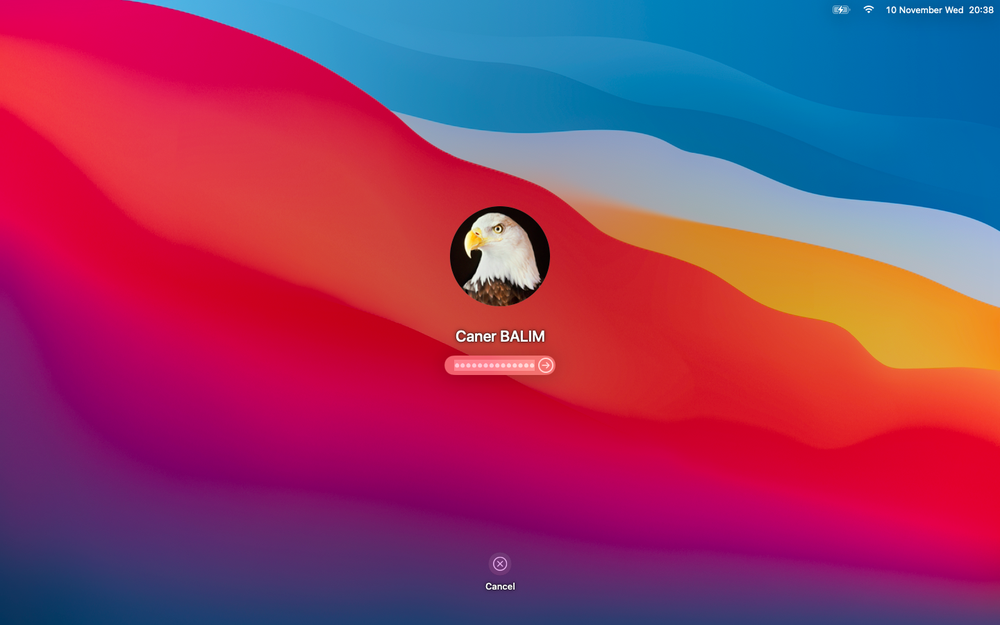
#> input picture hafta 11/resimler/ornek.png, 1000 x 625 px, shrunk from 1440 x 900 before the run
$ python goruntu.py
#> lines starting #> are read from the running program, lines starting #| are printed output that depends on the picture; after the words box and inside, x2 and y2 are one past the last pixel; in counts of white or black regions, pixels touching at a corner belong together
import cv2

# resim yükleme
resim = cv2.imread("resimler/ornek.png",cv2.IMREAD_GRAYSCALE)
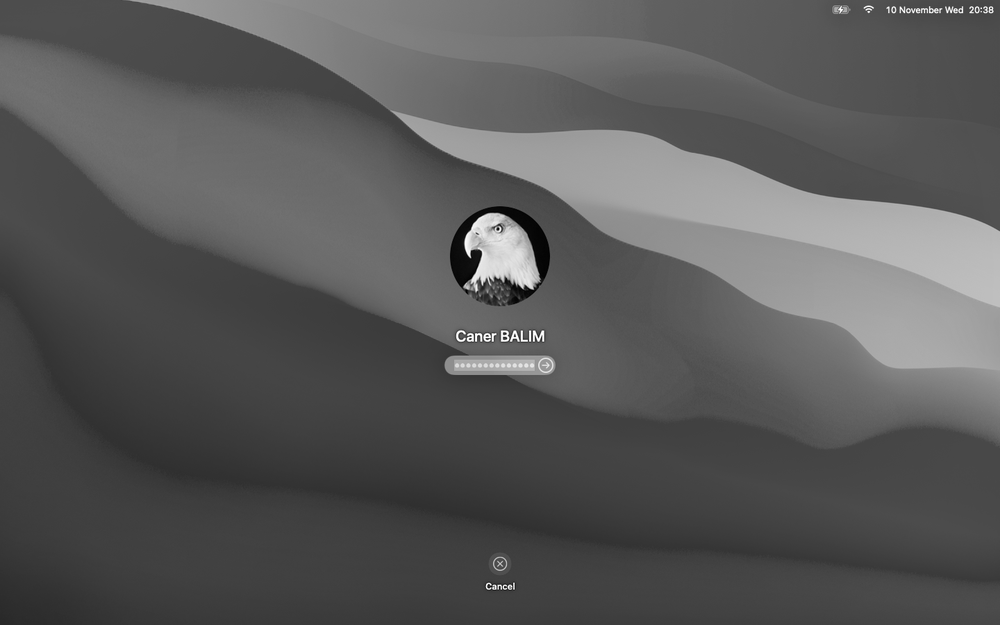
#> resim: shape (625, 1000); min 0, max 255, mean 88.7
# cv2.IMREAD_UNCHANGED
"""
cv2.imread("resim yolu", yükleme_tipi)

yükleme_tipi bos bırakılırsa orada cv2.IMREAD_COLOR yazıldığını
kabul eder.
rgb
rgba
"""
print(resim.shape)
#| (625, 1000)
# resmin boyutunu gösterir.
# yükseklik,genişlik,kanal (200,200,3)

print(resim[100][100])
#| 110
# 100x100 üncü piksel değerini gösterir.
resim[100][100]=0
#> resim: shape (625, 1000); under 0.01% of pixels changed, all inside (x1, y1, x2, y2) = (100, 100, 101, 101)
# resim gösterme
cv2.imshow("Örnek Resim",resim)
cv2.waitKey(0)

"""
herhangi bir grayscale resimde piksel değer 0 olan piksellerin
degerini 255 yapan programı yazınız ve sonunda resmi gösteriniz.
"""
